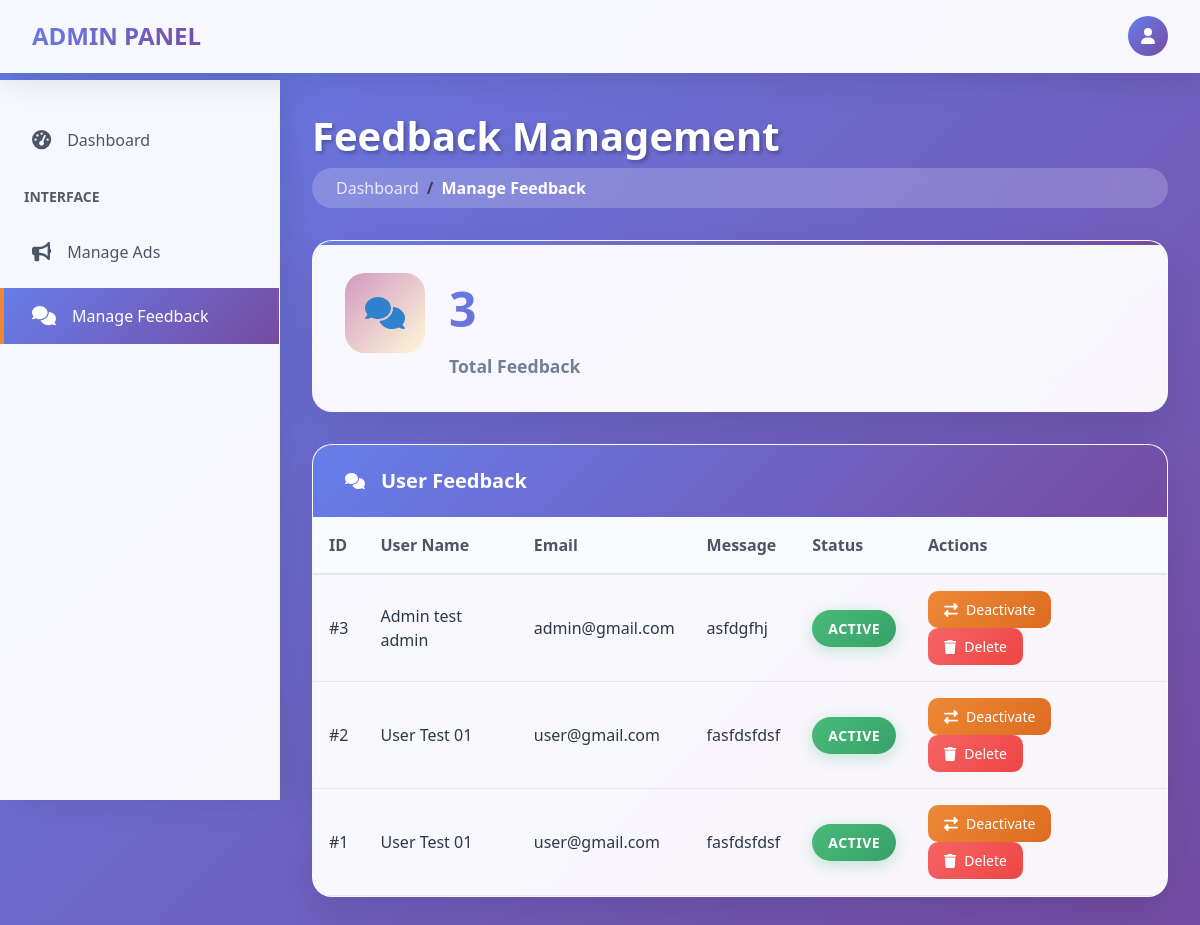
Page /pages/admin/feedback.php on the committed database.
### tables this page shows
CREATE TABLE `feedback` (
  `feedback_id` int(50) NOT NULL,
  `user_id` int(50) NOT NULL,
  `name` varchar(255) NOT NULL,
  `email` varchar(255) NOT NULL,
  `message` varchar(255) NOT NULL,
  `status` varchar(255) NOT NULL DEFAULT 'inactive'
);

### pages/admin/feedback.php (the view, shortened to what this page needs)
<?php
require_once '../../includes/dbconnect.php';
$sql = "SELECT f.*, u.first_name, u.last_name
        FROM feedback f
        LEFT JOIN users u ON f.user_id = u.id
        ORDER BY feedback_id DESC";
$result = $conn->query($sql);
$feedbackCount = $conn->query("SELECT COUNT(*) as count FROM feedback")->fetch_assoc()['count'];
?>
<!DOCTYPE html>
<html lang="en">
<head>
    <link href="https://cdn.jsdelivr.net/npm/bootstrap@5.3.0/dist/css/bootstrap.min.css" rel="stylesheet">
</head>
<body>
    <nav class="top-nav d-flex justify-content-between align-items-center">
        <div class="d-flex align-items-center">
            <a href="../../index.php" class="nav-brand">ADMIN PANEL</a>
        </div>
        <div class="nav-user">
            <div class="dropdown">
                <div class="nav-avatar" data-bs-toggle="dropdown">
                    <i class="fas fa-user"></i>
                </div>
            </div>
        </div>
    </nav>
    <nav class="sidebar" id="sidebar">
        <ul class="sidebar-menu">
            <li class="sidebar-item">
                <a href="index.php" class="sidebar-link">
                    <i class="fas fa-tachometer-alt sidebar-icon"></i>
                    Dashboard
                </a>
            </li>
            <li class="sidebar-item">
                <div class="px-4 py-2">
                    <small class="text-muted fw-bold">INTERFACE</small>
                </div>
            </li>
            <li class="sidebar-item">
                <a href="adds.php" class="sidebar-link">
                    <i class="fas fa-bullhorn sidebar-icon"></i>
                    Manage Ads
                </a>
            </li>
            <li class="sidebar-item">
                <a href="feedback.php" class="sidebar-link active">
                    <i class="fas fa-comments sidebar-icon"></i>
                    Manage Feedback
                </a>
            </li>
        </ul>
    </nav>
    <main class="main-content">
        <div class="page-header">
            <h1 class="page-title">Feedback Management</h1>
            <nav aria-label="breadcrumb">
                <ol class="breadcrumb">
                    <li class="breadcrumb-item">Dashboard</li>
                    <li class="breadcrumb-item active">Manage Feedback</li>
                </ol>
            </nav>
        </div>
        <div class="stat-card">
            <div class="stat-icon">
                <i class="fas fa-comments"></i>
            </div>
            <div>
                <div class="stat-number"><?php echo $feedbackCount; ?></div>
                <div class="stat-label">Total Feedback</div>
            </div>
        </div>
        <div class="data-table-container">
            <div class="table-header">
                <i class="fas fa-comments"></i>
                <h3 class="table-title">User Feedback</h3>
            </div>
            <div class="table-responsive">
                <table class="modern-table">
                    <thead>
                        <tr>
                            <th>ID</th>
                            <th>User Name</th>
                            <th>Email</th>
                            <th>Message</th>
                            <th>Status</th>
                            <th>Actions</th>
                        </tr>
                    </thead>
                    <tbody>
                        <?php
                        if ($result && $result->num_rows > 0) {
                            while ($row = $result->fetch_assoc()) {
                                $statusClass = $row['status'] === 'active' ? 'status-active' : 'status-inactive';
                                echo "<tr>";
                                echo "<td>#" . htmlspecialchars($row['feedback_id']) . "</td>";
                                echo "<td>" . htmlspecialchars($row['name']) . "</td>";
                                echo "<td>" . htmlspecialchars($row['email']) . "</td>";
                                echo "<td class='message-cell'>" . htmlspecialchars($row['message']) . "</td>";
                                echo "<td><span class='status-badge " . $statusClass . "'>" . ucfirst(htmlspecialchars($row['status'])) . "</span></td>";
                                echo "<td>
                                        <a href='feedback.php?action=toggle_status&id=" . $row['feedback_id'] . "'
                                           class='action-btn " . ($row['status'] === 'active' ? 'btn-toggle-active' : 'btn-toggle-inactive') . "'>
                                           <i class='fas fa-exchange-alt'></i> " .
                                          ($row['status'] === 'active' ? 'Deactivate' : 'Activate') . "
                                        </a>
                                        <a href='feedback.php?action=delete&id=" . $row['feedback_id'] . "'
                                           class='action-btn btn-delete'
                                           onclick='return confirm(\"Are you sure you want to delete this feedback?\");'>
                                           <i class='fas fa-trash'></i> Delete
                                        </a>
                                      </td>";
                                echo "</tr>";
                            }
                        } else {
                            echo "<tr><td colspan='6' class='text-center py-4'>
                                    <i class='fas fa-comments fa-3x text-muted mb-3 d-block'></i>
                                    <div class='text-muted'>No feedback found</div>
                                  </td></tr>";
                        }
                        ?>
                    </tbody>
                </table>
            </div>
        </div>
    </main>
</body>
</html>

### rows in the picture
feedback: feedback_id "3", name "Admin test admin", email "admin@gmail.com", message "asfdgfhj", status "ACTIVE", shows "Deactivate"
feedback: feedback_id "2", name "User Test 01", email "user@gmail.com", message "fasfdsfdsf", status "ACTIVE", shows "Deactivate"
feedback: feedback_id "1", name "User Test 01", email "user@gmail.com", message "fasfdsfdsf", status "ACTIVE", shows "Deactivate"

### other values in the picture
$feedbackCount "3"
